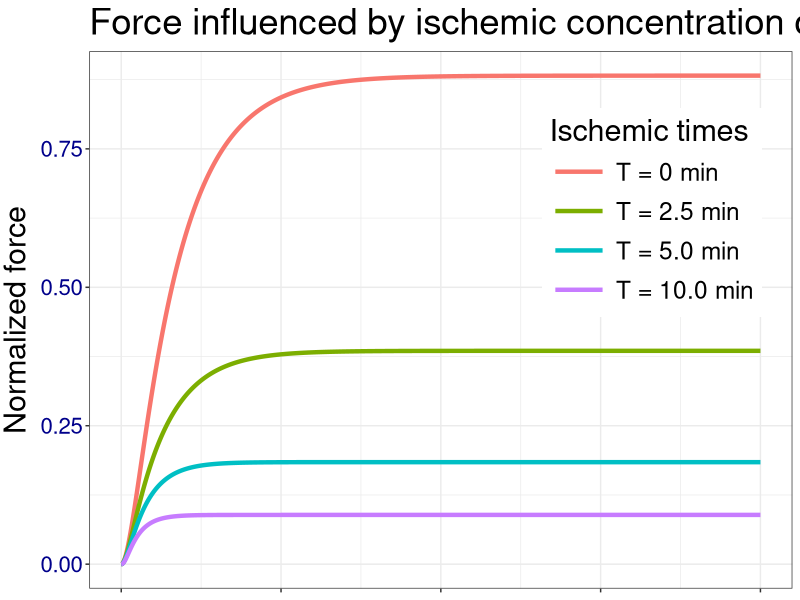

R code for this plot:
library(ggplot2)
library(gridExtra)

 
#--------------------------------------
#  GRAF 1
#-------------------------------------

# Zmena pH pocas ischemie

data <- read.csv("data/ph_fosfat.csv")
ph <- ggplot(data, aes(x = Time, y = ph))
pH <- ph + geom_line(colour="brown", size=1.8) + theme_bw() +
theme(text = element_text(size = 22), axis.text.y = element_text(size = 16, 
        colour = "darkblue"), axis.text.x = element_text(size = 16,colour = "darkblue"), 
          axis.title.y = element_text(vjust = 1.6), plot.margin=unit(c(1,1.5,1,1), "cm")) +
labs(x = "Time [min]", y = "pH") +
ggtitle("pH changes during ischemia")

# Zmena fosfatu pocas ischemie

Pi <- ggplot(data, aes(x = Time, y = Pi))
P <- Pi + geom_line(colour="navyblue", size=1.8) + theme_bw() +
theme(text = element_text(size = 22), axis.text.y = element_text(size = 16, colour="darkblue"), 
axis.text.x = element_text(size = 16, colour="darkblue"), axis.title.y = element_text(vjust = 1.6), plot.margin=unit(c(1,2,1,1.5), "cm")) + 
labs(x = "Time [min]", y = "Phosphate (mM)" ) +
ggtitle("Phosphate concentration during ischemia")

pH.P <- arrangeGrob(pH, P, ncol = 2)    
ggsave("fig/graf1.pdf", pH.P, width = 14, height = 5)


#------------------------------------------------
#  GRAF 2
#------------------------------------------------

# Vply zmeny pH na silu

df_ph <- read.csv("data/pH.csv")
p <- ggplot(df_ph, aes(x = Time, y = Force)) 
pp <- p + geom_line(size = 1.8, colour="brown") +  scale_x_continuous(breaks=c(-4,0,5,10)) +
theme_bw() + geom_segment(aes(x = 0, y = 0, xend = 0, yend =1.0), colour = "darkred", linetype = "dashed") +
theme(text = element_text(size = 22), axis.text.y = element_text(size = 16, colour = "darkblue"), axis.text.x = element_text(size = 16,colour = "darkblue"), 
      axis.title.y = element_text(vjust = 1.6), plot.margin=unit(c(1,1.5,1,1), "cm")) +
labs(x = "Time [min]", y = "Normalized force" ) +
ggtitle("Effect of pH on force") +
annotate("text", x = -2, y = 0.37, label = "Before \n ischemia", colour = "midnightblue", size = 6.5)

# Vply zmeny fosfatu na silu

fosfat <- read.csv("data/fosfat.csv")
fos <- ggplot(fosfat, aes(x = Time, y = Force))
# dorabky na graf
ffos <- fos + geom_line(size = 1.8, colour="navyblue") +  scale_x_continuous(breaks=c(-4,0,5,10)) +
theme_bw() + geom_segment(aes(x = 0, y = 0, xend = 0, yend =1.0), colour = "darkred", linetype = "dashed") +
theme(text = element_text(size = 22), axis.text.y = element_text(size = 16, colour = "darkblue"), 
      axis.text.x = element_text(size = 16,colour = "darkblue"), axis.title.y = element_text(vjust = 1.6), plot.margin=unit(c(1,2,1,1.5), "cm")) +
labs(x = "Time [min]", y = "Normalized force" ) +
ggtitle("Effect of phosphate on force") +
annotate("text", x = -2, y = 0.37, label = "Before \n ischemia", colour = "midnightblue", size = 6.5)

fos.ph <- arrangeGrob(pp, ffos, ncol = 2)
ggsave("fig/graf2.pdf", fos.ph, width = 14, height = 5)

#---------------------------------------
#  GRAF 3
#---------------------------------------

df <- read.csv("data/ischemia.csv")
df$Ischemic.time <- factor(df$Ischemic.time, levels=c("T = 0 min","T = 2.5 min","T = 5.0 min","T = 10.0 min"))
g <- ggplot(df, aes(x = Time, y = Force, colour = Ischemic.time, group = Ischemic.time)) 
gg <- g + geom_line(size = 1.5) + theme_bw() +
theme(legend.position=c(0.8,0.7), legend.key.size = unit(1.0,"cm"), 
      legend.key.width = unit(1.5,"cm"), axis.text.x = element_blank(),
      axis.text.y = element_text(size=16,color="darkblue"), text = element_text(size = 22), 
            axis.title.y = element_text(vjust = 1.6), axis.title.x = element_blank()) +
labs(x = "Time [ms]", y = "Normalized force") + 
guides(colour = guide_legend(override.aes = list(size=5))) + 
scale_colour_discrete(name  ="Ischemic times") +
ggtitle("Force influenced by ischemic concentration of pH and Pi")
ggsave("fig/graf3.pdf", gg, width = 10, height = 5)
